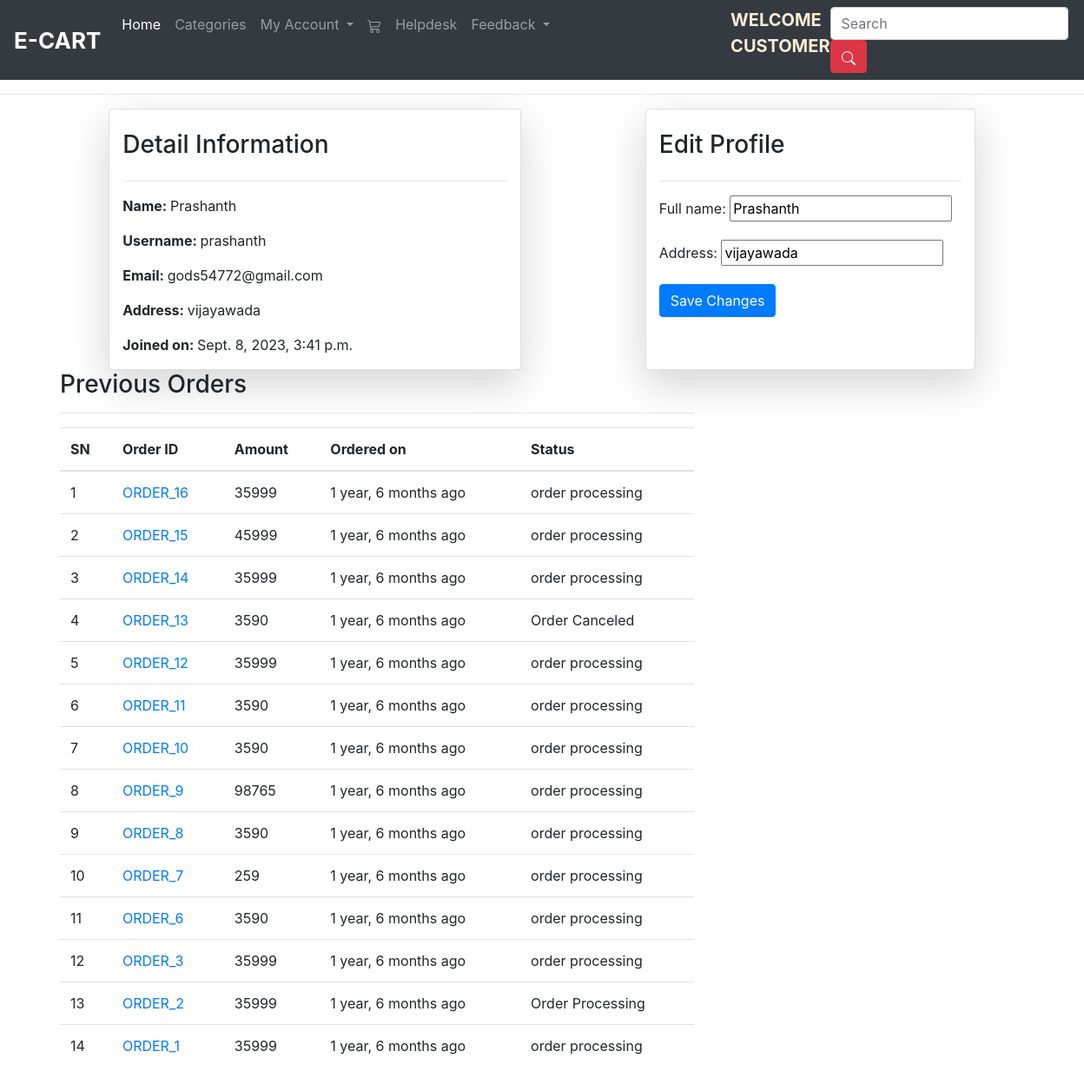
Screenshot of /profile/ (signed in) with the database file from the repository.
### ecomapp/models.py (models this page shows, shortened)
class Customer(models.Model):
    user = models.OneToOneField(User, on_delete=models.CASCADE)
    full_name = models.CharField(max_length=200)
    address = models.CharField(max_length=200, null=True, blank=True)
    joined_on = models.DateTimeField(auto_now_add=True)

class Order(models.Model):
    cart = models.OneToOneField(Cart, on_delete=models.CASCADE)
    ordered_by = models.CharField(max_length=200)
    shipping_address = models.CharField(max_length=200)
    mobile = models.CharField(max_length=10)
    email = models.EmailField(null=True, blank=True)
    subtotal = models.PositiveIntegerField()
    total = models.PositiveIntegerField()
    order_status = models.CharField(max_length=50, choices=ORDER_STATUS)
    created_at = models.DateTimeField(auto_now_add=True)
    payment_method = models.CharField(
        max_length=20, choices=METHOD, default="Cash On Delivery")
    payment_completed = models.BooleanField(
        default=False, null=True, blank=True)

### ecomapp/views.py (the view)
# urls.py: path('profile/', views.customer_profile_view, name="customer_profile"),
@login_required
def customer_profile_view(request):
    customer = request.user.customer
    orders = Order.objects.filter(cart__customer=customer).order_by("-id")
    if request.method == 'POST':
        form = CustomerEditForm(request.POST, instance=customer)
        if form.is_valid():
            form.save()
        return redirect('ecomapp:customer_profile')
    else:
        form = CustomerEditForm(instance=customer)
    context = {
        'customer': customer,
        'orders': orders,
        'form': form,
    }
    return render(request, 'customerprofile.html', context)

### ecomapp/forms.py
class CustomerEditForm(forms.ModelForm):
    class Meta:
        model = Customer
        fields = ['full_name', 'address']

### templates/customerprofile.html (shortened to what this page needs)
{% extends 'base.html' %}
{% block content %}
<div class="container">
    <div class="row">
        <div class="card col-md-5 mx-auto shadow-lg">
            <br>
            <h3>Detail Information</h3><hr>
            <p><span class="font-weight-bold">Name: </span> {{customer.full_name}}</p>
            <p><span class="font-weight-bold">Username: </span> {{ customer.user.username }}</p>
            <p><span class="font-weight-bold">Email: </span> {{ customer.user.email }}</p>
            <p><span class="font-weight-bold">Address: </span> {{ customer.address }}</p>
            <p><span class="font-weight-bold">Joined on: </span> {{ customer.joined_on }}</p>
        </div>
        <div class="card col-md-4 mx-auto shadow-lg">
            <br>
            <h3>Edit Profile</h3>
            <hr>
            <form method="post">
                {{ form.as_p }}
                <button type="submit" class="btn btn-primary">Save Changes</button>
            </form>
        </div>
        <div class="col-md-8 ">
            <h3>Previous Orders</h3>
            <hr>
            <table class="table">
                <thead>
                    <tr>
                        <th>SN</th>
                        <th>Order ID</th>
                        <th>Amount</th>
                        <th>Ordered on</th>
                        <th>Status</th>
                    </tr>
                </thead>
                <tbody>
                    {% for ord in orders %}
                    <tr>
                        <td>{{forloop.counter}}</td>
                        <td><a href="{% url 'ecomapp:customerorderdetail' ord.pk %}"> ORDER_{{ord.id}}</a></td>
                        <td>{{ord.total}}</td>
                        <td>{{ord.created_at|timesince}} ago</td>
                        <td>{{ord.order_status}}</td>
                    </tr>
                    {% endfor %}
                </tbody>
            </table>
        </div>
    </div>
</div>
<br>
<br>
{% endblock %}

### rows the page displays
Customer: full_name "Prashanth", user.username "prashanth", user.email "gods54772@gmail.com", address "vijayawada", joined_on "Sept. 8, 2023, 3:41 p.m."
Order: id "16", total "35999", created_at "1 year, 6 months", order_status "order processing"
Order: id "15", total "45999", created_at "1 year, 6 months", order_status "order processing"
Order: id "14", total "35999", created_at "1 year, 6 months", order_status "order processing"
Order: id "13", total "3590", created_at "1 year, 6 months", order_status "Order Canceled"
Order: id "12", total "35999", created_at "1 year, 6 months", order_status "order processing"
Order: id "11", total "3590", created_at "1 year, 6 months", order_status "order processing"
Order: id "10", total "3590", created_at "1 year, 6 months", order_status "order processing"
Order: id "9", total "98765", created_at "1 year, 6 months", order_status "order processing"
Order: id "8", total "3590", created_at "1 year, 6 months", order_status "order processing"
Order: id "7", total "259", created_at "1 year, 6 months", order_status "order processing"
Order: id "6", total "3590", created_at "1 year, 6 months", order_status "order processing"
Order: id "3", total "35999", created_at "1 year, 6 months", order_status "order processing"
Order: id "2", total "35999", created_at "1 year, 6 months", order_status "Order Processing"
Order: id "1", total "35999", created_at "1 year, 6 months", order_status "order processing"
